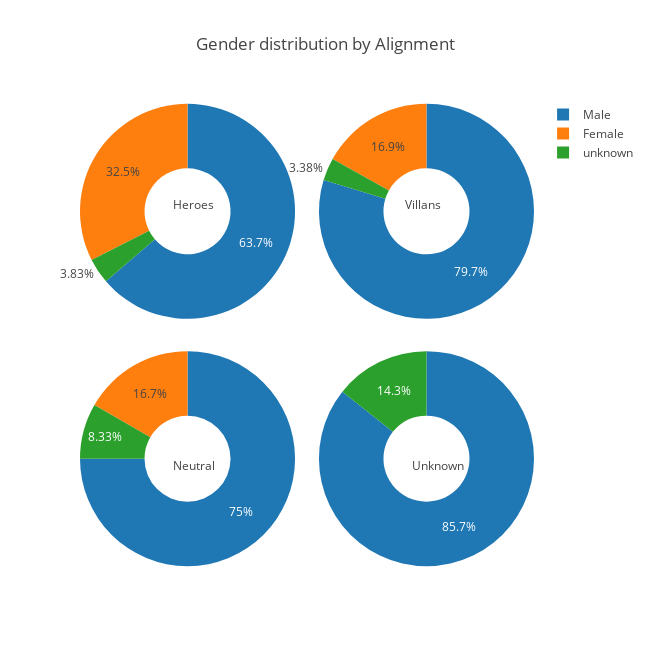

The cell this chart's notebook holds for it:
### Code cell
fig={
    "data":[
        {
        "labels":heroes_genders,
        "values":heroes_distribution,
        "type":"pie",
        "hole":0.4,
        "name": "Heroes",
        "domain":{"row":0,"column":0}
        },
        {
        "labels":villans_genders,
        "values":villans_distribution,
        "type":"pie",
        "hole":0.4,
        "name": "Villans",
        "domain":{"row":0,"column":1}
        },
        {
        "labels":neutral_genders,
        "values":neutral_distribution,
        "type":"pie",
        "hole":0.4,
        "name": "Neutral",
        "domain":{"row":1,"column":0}
        },
        {
        "labels":unknown_genders,
        "values":unknown_distribution,
        "type":"pie",
        "hole":0.4,
        "name": "Unknown",
        "domain":{"row":1,"column":1}
        }
    ],
    "layout":{
        "title":"Gender distribution by Alignment",
        "grid":{"rows":2,"columns":2},
        "annotations":[
            {"text":"Heroes","x":0.2,"y":0.8,"showarrow":False},
            {"text":"Villans","x":0.8,"y":0.8,"showarrow":False},
            {"text":"Neutral","x":0.2,"y":0.2,"showarrow":False},
            {"text":"Unknown","x":0.85,"y":0.2,"showarrow":False}
        ],
        "height":650,
        "width":650
    }
}
py.iplot(fig,filename="Gender distribution by Alignment ")

### Figure 1 — Plotly figure (JSON) as saved in the notebook; plotly's stock layout.template omitted (floating-point values rounded to 4 significant figures)
{"data": [{"domain": {"column": 0, "row": 0}, "hole": 0.4, "labels": ["Male", "Female", "unknown"], "name": "Heroes", "type": "pie", "uid": "53cbe7b3-494f-4130-ac6a-54f4ed348ff2", "values": [63.71, 32.46, 3.831]}, {"domain": {"column": 1, "row": 0}, "hole": 0.4, "labels": ["Male", "Female", "unknown"], "name": "Villans", "type": "pie", "uid": "0613479e-2e14-4443-9a04-dba15151fc88", "values": [79.71, 16.91, 3.382]}, {"domain": {"column": 0, "row": 1}, "hole": 0.4, "labels": ["Male", "Female", "unknown"], "name": "Neutral", "type": "pie", "uid": "c35b47dc-64ab-4f91-a68a-4317b74873f2", "values": [75, 16.67, 8.333]}, {"domain": {"column": 1, "row": 1}, "hole": 0.4, "labels": ["Male", "unknown"], "name": "Unknown", "type": "pie", "uid": "04ef5ae3-9768-4f32-b61b-3ef73d58d185", "values": [85.71, 14.29]}], "layout": {"annotations": [{"showarrow": false, "text": "Heroes", "x": 0.2, "y": 0.8}, {"showarrow": false, "text": "Villans", "x": 0.8, "y": 0.8}, {"showarrow": false, "text": "Neutral", "x": 0.2, "y": 0.2}, {"showarrow": false, "text": "Unknown", "x": 0.85, "y": 0.2}], "grid": {"columns": 2, "rows": 2}, "height": 650, "title": {"text": "Gender distribution by Alignment"}, "width": 650}}
